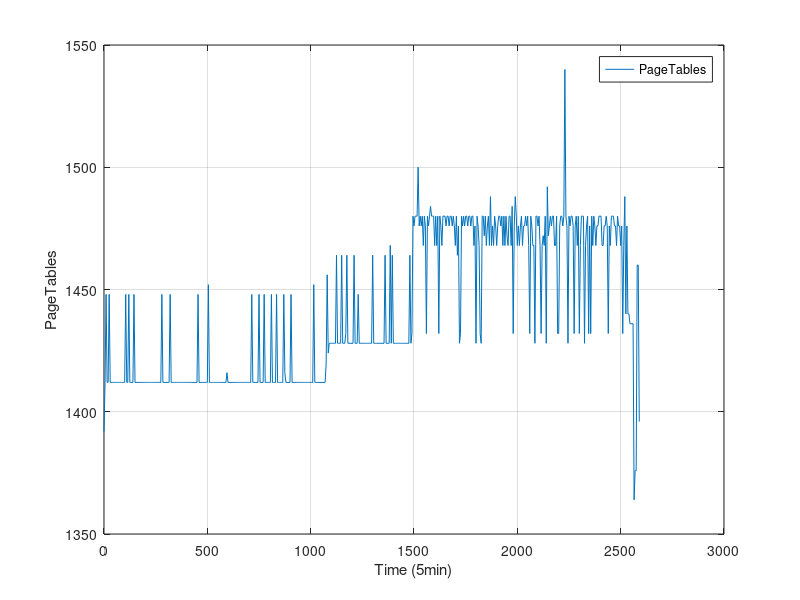

This figure's MATLAB source:
#! /usr/bin/octave -qf
fig = figure;
data = dlmread("finput.txt"," ");
size(data);
set(fig, "visible", "off");
time = data(:,1);
MemTotal = data(:,2);
MemFree = data(:,3);
Buffers = data(:,4);
Cached = data(:,5);
SwapCached = data(:,6);
Active = data(:,7);
Inactive = data(:,8);
SwapTotal = data(:,9);
SwapFree = data(:,10);
Dirty = data(:,11);
Writeback = data(:,12);
AnonPages = data(:,13);
Mapped = data(:,14);
Slab = data(:,15);
SReclaimable = data(:,16);
SUnreclaim = data(:,17);
PageTables = data(:,18);
NFS_Unstable = data(:,19);
Bounce = data(:,20);
WritebackTmp = data(:,21);
CommitLimit = data(:,22);
Committed_AS = data(:,23);
VmallocTotal = data(:,24);
VmallocUsed = data(:,25);
VmallocChunk = data(:,26);

plot(time,PageTables,";PageTables;"), grid

xlabel("Time (5min)");
ylabel("PageTables");
print("PageTables.png", "-dpng");


